Frame 1 (no input): blank canvas, image omitted
Frame 60 (no input): blank canvas, image omitted
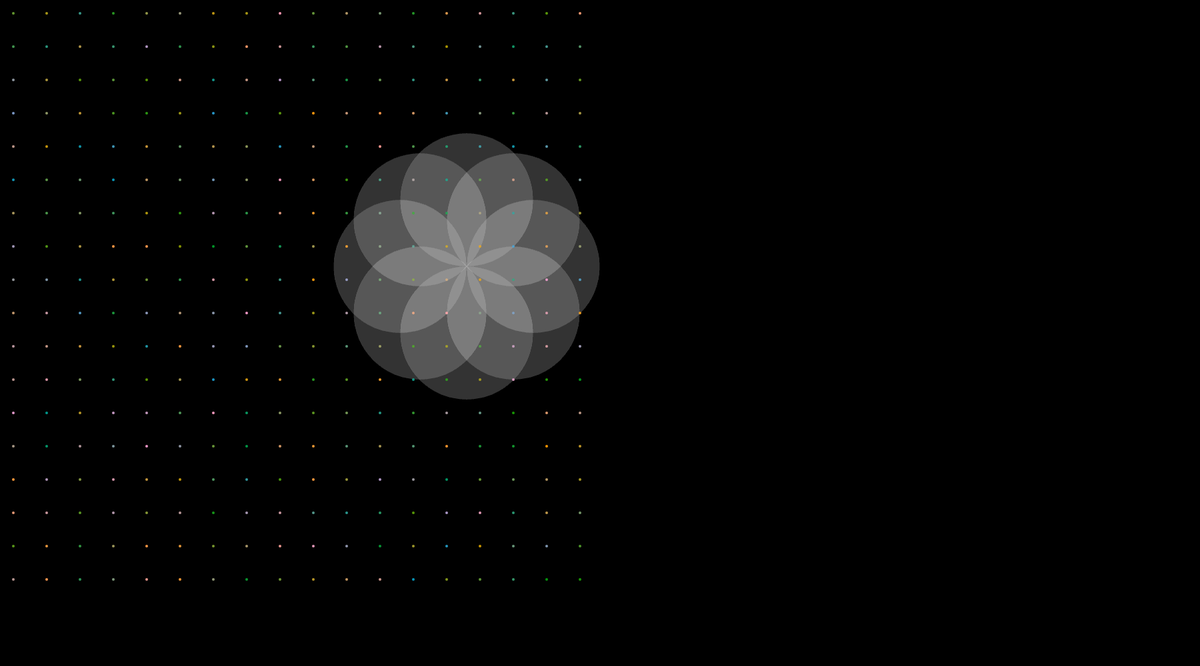
Frame 120 (the mouse pressed at the canvas centre since frame 60)

The p5.js sketch whose frames 1 and 60 were blank and that drew this single picture after the mouse press (run headless with seeded random() and noise() and a simulated clock; from frame 60 on, the mouse is pressed at the canvas centre):

// p5.js sketch
// ── sketch.js
function setup() {
  createCanvas(1800, 1000);
  noStroke();
}

function draw() {
  background(0);
  //strokeWeight(1);
  //stroke(255);

  for (var x = 20; x <= mouseX; x += 50) {
    for (var y = 20; y <= mouseX; y += 50) {
    fill(random(255), 150, random(200));
    ellipse(x, y, 4, 4)
    //rect(x, 100, 10, 10)
    //console.log(x)
   }
   fill(255, 255, 255, 3);
   ellipse(700, 300, 200, 200)
   ellipse(700, 500, 200, 200)
   ellipse(600, 400, 200, 200)
   ellipse(800, 400, 200, 200)
   ellipse(630, 330, 200, 200)
   ellipse(770, 330, 200, 200)
   ellipse(630, 470, 200, 200)
   ellipse(770, 470, 200, 200)
  }
}


//  for(let x=0;x<100;x++){
//console.log(x)
//  line(x*10,0,width, x*10);
